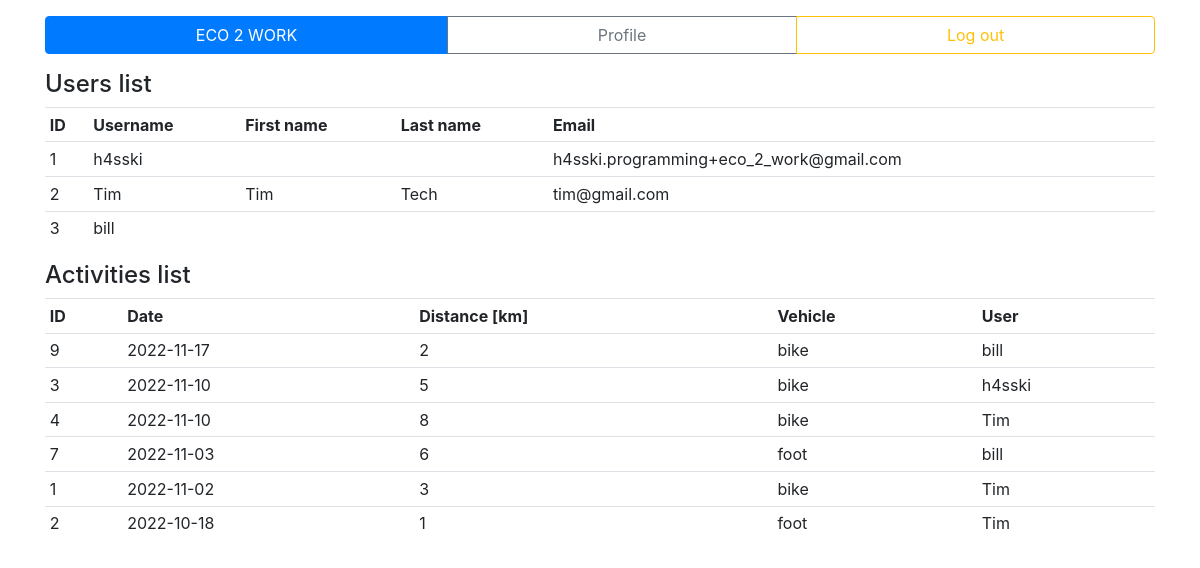
The app's page / (signed in), older data.
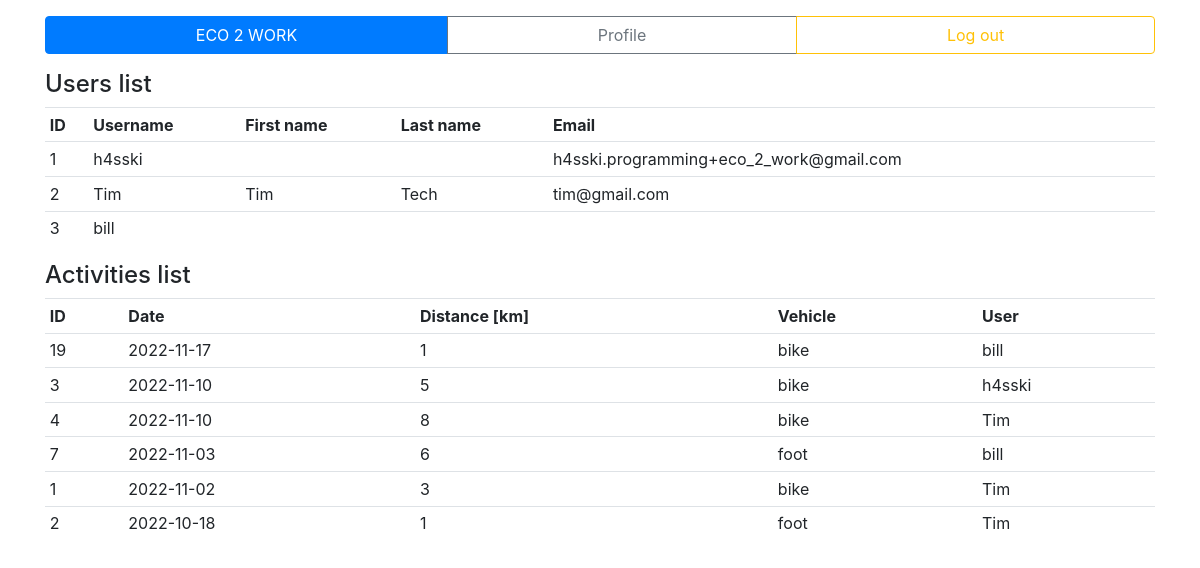
The same page, newer data.
### eco2work_app/models.py (models this page shows, shortened)
class Activity(models.Model):
    user = models.ForeignKey(User, on_delete=models.CASCADE, default=1)
    distance = models.IntegerField()
    vehicle = models.CharField(max_length=100, default='')
    date = models.DateField()
    create_date = models.DateTimeField(auto_now_add=True)
    update_date = models.DateTimeField(auto_now=True)

### eco2work_app/views.py (the view)
# urls.py: path('', views.index, name='index'),
def index(response):
    user = response.user
    if not user.is_authenticated:
        return redirect('/login')
    users = User.objects.all()
    activity = Activity.objects.all().order_by('-date')
    return render(response, 'eco2work_app/index.html', {
        'user': user,
        'users': users,
        'activity': activity,
    })

### eco2work_app/templates/eco2work_app/index.html (shortened to what this page needs)
{% extends 'eco2work_app/base.html' %}
{% block content %}
<div>
    <h4>Users list</h4>
</div>
<div>
    <table class="table table-sm">
        <tr>
            <th>ID</th>
            <th>Username</th>
            <th>First name</th>
            <th>Last name</th>
            <th>Email</th>
        </tr>
        {% for u in users %}
        <tr>
            <td>{{ u.id }}</td>
            <td>{{ u.username }}</td>
            <td>{{ u.first_name }}</td>
            <td>{{ u.last_name }}</td>
            <td>{{ u.email }}</td>
        </tr>
        {% endfor %}
    </table>
</div>
<div>
    <h4>Activities list</h4>
    <table class="table table-sm">
        <tr>
            <th>ID</th>
            <th>Date</th>
            <th>Distance [km]</th>
            <th>Vehicle</th>
            <th>User</th>
        </tr>
        {% for a in activity %}
        <tr>
            <td>{{ a.id }}</td>
            <td>{{ a.date.isoformat }}</td>
            <td>{{ a.distance }}</td>
            <td>{{ a.vehicle }}</td>
            <td>{{ a.user }}</td>
        </tr>
        {% endfor %}
    </table>
</div>
{% endblock %}

### eco2work_app/templates/eco2work_app/base.html (shortened to what this page needs)
<!DOCTYPE html>
<html lang="en">
<head>
    <link
      rel="stylesheet"
      href="https://stackpath.bootstrapcdn.com/bootstrap/4.4.1/css/bootstrap.min.css"
    />
    <link
      rel="stylesheet"
      href="https://stackpath.bootstrapcdn.com/font-awesome/4.7.0/css/font-awesome.min.css"
    />
</head>
<body>
    <div class="container my-3">
      {% if user.is_authenticated %}
      <div class="row">
        <div class="btn-group col">
          <a href="/" class="btn btn-primary">ECO 2 WORK</a>
          <a href="/profile/" class="btn btn-outline-secondary">Profile</a>
          <a href="/logout" class="btn btn-outline-warning">Log out</a>
        </div>
        {% else %}
        <div class="btn-group col">
          <a href="/login" class="btn btn-primary">Log in</a>
          <a href="/auth/sign_in" class="btn btn-outline-success">Sign in</a>
        </div>
        {% endif %}
      </div>
    </div>
    <div class="container">
        <div id="content" name="content" class="main">
            {% block content %}
            {% endblock %}
        </div>
    </div>
</body>
</html>

Row changes from the older to the newer data that the page shows:
removed Activity: id "9", date "2022-11-17", distance "2", vehicle "bike", user "bill"
added Activity: id "19", date "2022-11-17", distance "1", vehicle "bike", user "bill"
